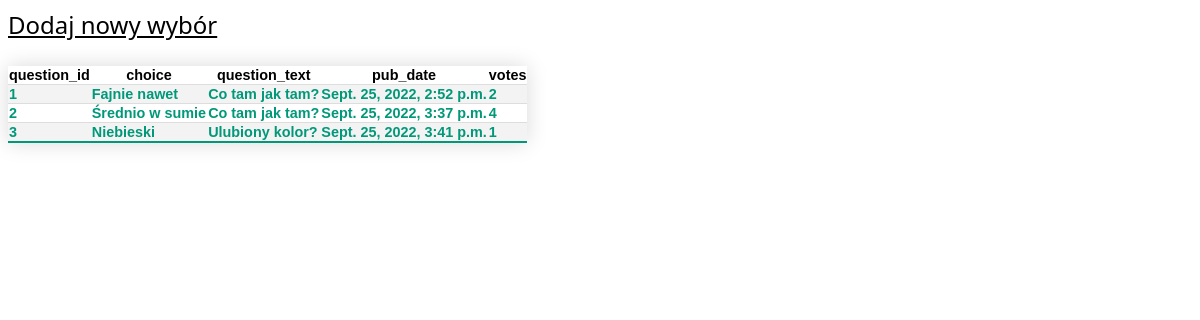
Before: /polls/choices/ with the older database file.
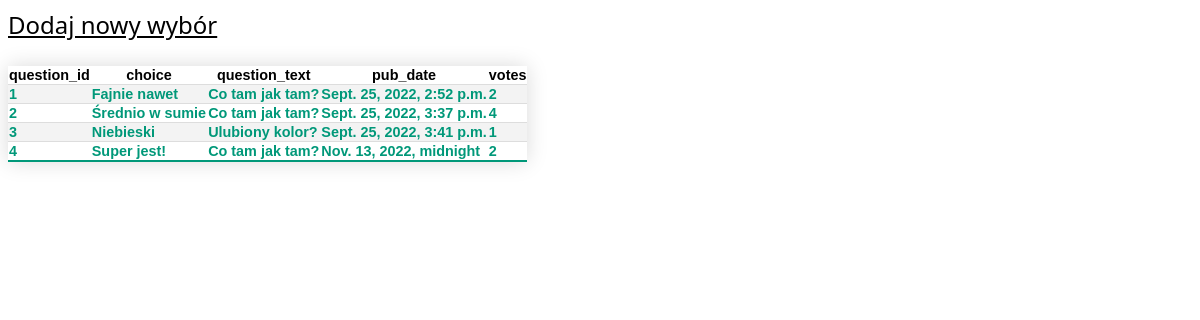
After: the same page with the newer database file.
### polls/models.py (models this page shows, shortened)
class Choice(models.Model):
    question = models.ForeignKey(Question, on_delete=models.CASCADE)
    choice_text = models.CharField(max_length=200)
    votes = models.IntegerField(default=0)
    pub_date = models.DateTimeField('date published')

class Question(models.Model):
    def __str__(self):
        return self.question_text
    class QuestionType(models.TextChoices):
        CLOSED = "Zamknięte"
        OPEN = "Otwarte"
    question_text = models.CharField(max_length=200, null=True)
    question_type = models.CharField(max_length=200, choices=QuestionType.choices, default=QuestionType.CLOSED)
    pub_date = models.DateTimeField('date published')

### polls/views.py (the view)
# urls.py: path('choices/', views.choice_list, name='choice_list'),
def choice_list(request):
    choices = Choice.objects.all()
    return render(request, 'polls/choice_list.html', {'choices':choices})

### templates/polls/choice_list.html
<!DOCTYPE html>
<html>
    <head>
        {% load static %}
        <link rel="stylesheet" href="{% static 'css/styles.css' %}" />
      </head>
<body>
    <a class="add_question" href="{% url 'polls:choice_add' %}">Dodaj nowy wybór</a>
<div>
    <table class="styled-table">
    <tr>
        <th>question_id</th>
        <th>choice</th>
        <th>question_text</th>
        <th>pub_date</th>
        <th>votes</th>
    </tr>
   {% for choice in choices %}
        <tr class="active-row">
            <td>{{ choice.id }}</td>
            <td>{{ choice.choice_text }}</td>
            <td>{{ choice.question }}</td>
            <td>{{ choice.pub_date }}</td>
            <td>{{ choice.votes }}</td>
        </tr>
    {% endfor %}
    </table>
</div>
</body>
</html>

### polls/static/css/styles.css (style rules this page uses)
body { font-family: system-ui, -apple-system, BlinkMacSystemFont, "Segoe UI", Roboto, Oxygen, Ubuntu, Cantarell, "Open Sans", "Helvetica Neue", sans-serif; }
.add_question { text-align: center; font-size: 150%; color: black; }
.styled-table { border-collapse: collapse; margin: 25px 0; font-size: 0.9em; font-family: sans-serif; min-width: 400px; box-shadow: 0 0 20px rgba(0, 0, 0, 0.15); }
.styled-table tbody tr { border-bottom: 1px solid #dddddd; }
.styled-table tbody tr:nth-of-type(even) { background-color: #f3f3f3; }
.styled-table tbody tr:last-of-type { border-bottom: 2px solid #009879; }
.styled-table tbody tr.active-row { font-weight: bold; color: #009879; }

Changed rows visible on the page:
added Choice: id "4", choice_text "Super jest!", question "Co tam jak tam?", pub_date "Nov. 13, 2022, midnight", votes "2"
